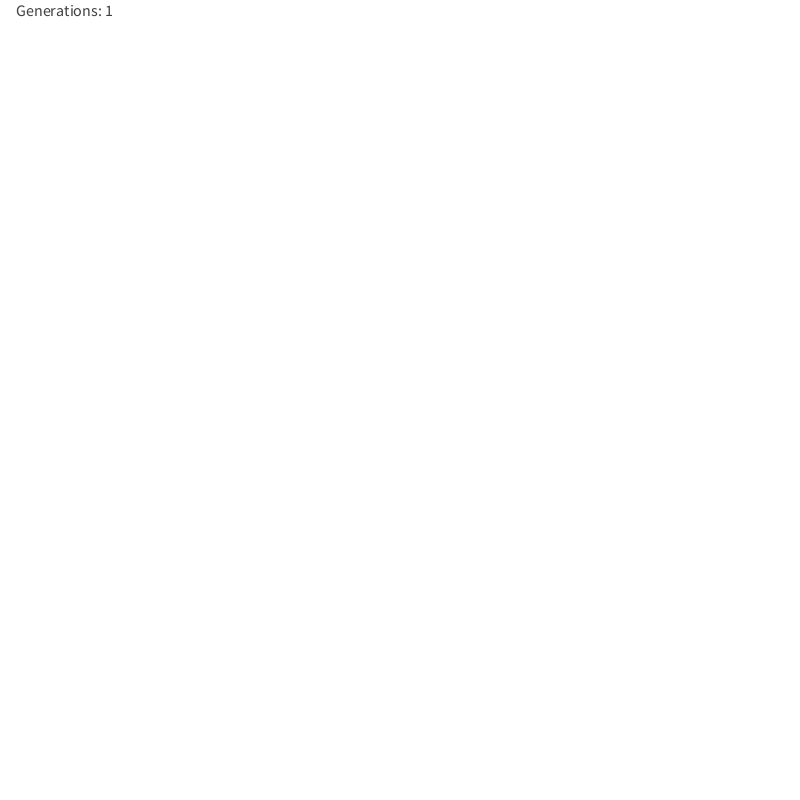
Frame 1 (no input)
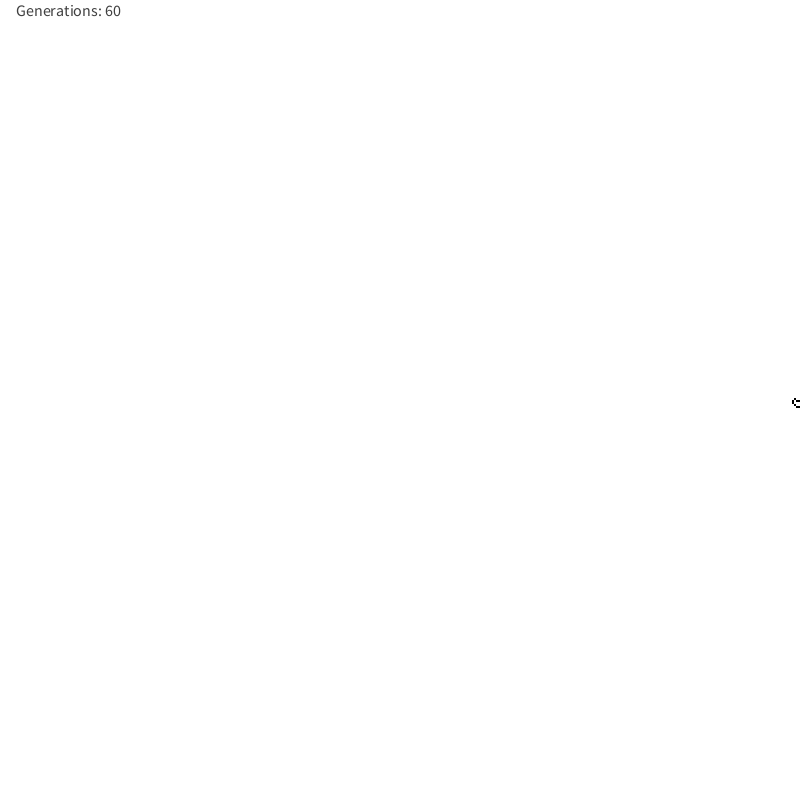
Frame 60 (the mouse pressed at the canvas centre just before this capture)
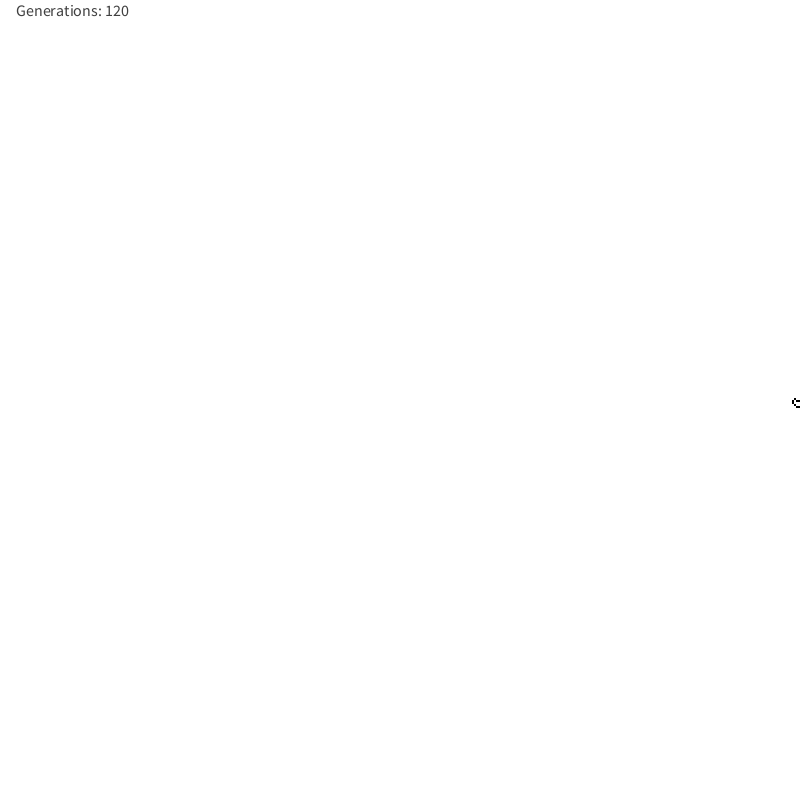
Frame 120 (the mouse held since frame 60 and released just before this capture)

The Processing sketch that drew these frames (run headless with seeded random() and noise(); from frame 60 on, the mouse is pressed at the canvas centre):

// Processing sketch: langtons_ant_extra2
// ── langtons_ant_extra2.pde
// Langtons Ant

// 2d Grid

// Ant mpves

int rows = 400;
int cols = 800;
float [][] grid = new float[cols][rows];

int size = 2;

int x = cols/2;
int y = rows/2;
int dir = 0;
float cell = 0;
int generations = 0;

void setup() {
  noStroke();
  //frameRate(10);
  size(800,800);
  for (int i = 0; i < cols; i ++ ) {
     for (int j = 0; j < rows; j++) {
       //grid[i][j] = i % 2;
       //grid[i][j] = (((float)(j * cols )+ i ) / 100) * 255;
       grid[i][j] = 0;
     }
  }
}
void drawBoard() {
  for (int i = 0; i < cols; i ++ ) {
     for (int j = 0; j < rows; j++) {
       float cell = grid[i][j];
       if ( cell == 1 ) {
         fill(0);
       } else if ( cell == 0 ) {
         fill(255); 
       } else if (cell == 2 ) {
         fill(127); 
       }
       //print(cell);
       //fill(cell);
       rect(i * size, j * size, size, size);
     }
  }
  fill(255,0,0);
  rect(x * size, y * size, size, size);
}
void update () {
  generations++;
  int futureCell;
  cell = grid[x][y];
   if (cell == 0) {
      futureCell = 1;
      dir = (dir - 1 ) % 4;
      if(dir<0) dir += 4;
      
   } else {
     futureCell = 0;
     dir = (dir + 1 ) % 4;
      if(dir<0) dir += 4;
   }
   cell = futureCell;
   grid[x][y] = futureCell;
}


void move() {
  switch(dir) {
    case 0:
      x += 1;
      x = x % cols;
    
      break;
     
    case 1:
      y += 1;
      y = y % rows;
    
     break;
      
    case 2:
      x -= 1;
      x = x % cols;
      if (x<0) x += cols;
    
      break;
      
    case 3:
      y -= 1;
      y = y % rows;
      if (y<0) y += rows;
    
      break;
      
  }
}

void draw() {
  // draw ant on the board
  update();
  // move ant
  move();
  // update board
  drawBoard();
  // draw board
  fill(64);
  textSize(16);
  text("Generations: "+ generations,16,16);
  
}
